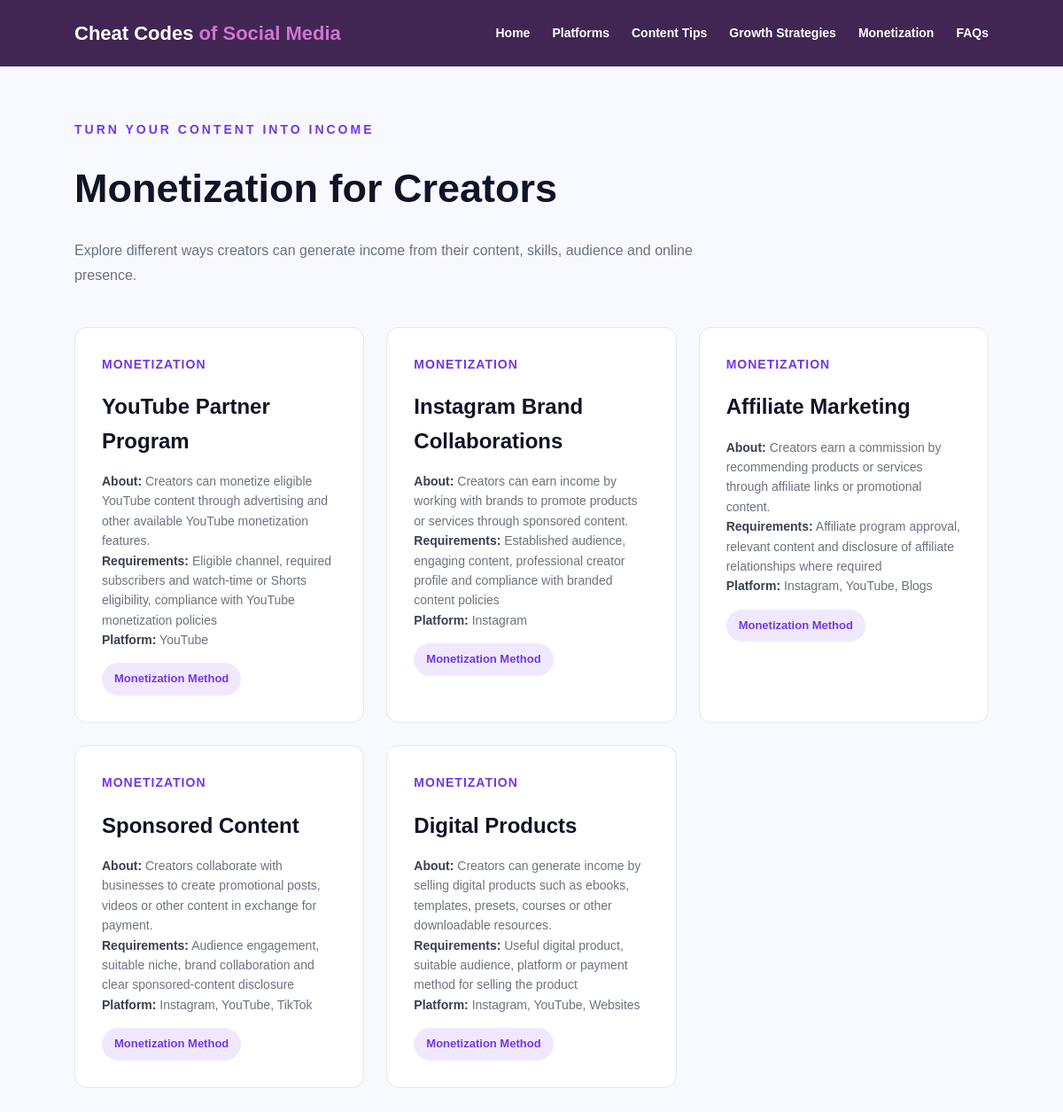
Page /pages/monetization.php on the committed database.
### tables this page shows
CREATE TABLE `monetization_guides` (
  `guide_id` int(11) NOT NULL,
  `method_name` varchar(150) NOT NULL,
  `description` text NOT NULL,
  `requirements` text NOT NULL,
  `platform` varchar(100) NOT NULL,
  `source` varchar(255) NOT NULL,
  `last_updated` date NOT NULL
);

### pages/monetization.php (the view, shortened to what this page needs)
<?php
require_once "../config/database.php";
$sql = "SELECT * FROM monetization_guides ORDER BY guide_id";
$result = mysqli_query($conn, $sql);
?>
<!DOCTYPE html>
<html lang="en">
<head>
    <link rel="stylesheet" href="../css/style.css">
</head>
<body>
    <header class="navbar">
        <div class="logo">
            Cheat Codes <span>of Social Media</span>
        </div>
        <nav class="nav-links">
            <a href="../index.php">Home</a>
            <a href="platforms.php">Platforms</a>
            <a href="creator_tips.php">Content Tips</a>
            <a href="growth_strategies.php">Growth Strategies</a>
            <a href="monetization.php">Monetization</a>
            <a href="faqs.php">FAQs</a>
        </nav>
    </header>
    <main class="monetization-page">
        <div class="monetization-intro">
            <div class="eyebrow">
                TURN YOUR CONTENT INTO INCOME
            </div>
            <h1>
                Monetization for Creators
            </h1>
            <p>
                Explore different ways creators can generate income
                from their content, skills, audience and online presence.
            </p>
        </div>
        <div class="monetization-grid">
            <?php while ($row = mysqli_fetch_assoc($result)) { ?>
                <div class="monetization-card">
                    <div class="category">
                        MONETIZATION
                    </div>
                    <h2>
                        <?php echo htmlspecialchars($row['method_name']); ?>
                    </h2>
                    <p>
                        <strong>About:</strong>
                        <?php echo htmlspecialchars($row['description']); ?>
                    </p>
                    <p>
                        <strong>Requirements:</strong>
                        <?php echo htmlspecialchars($row['requirements']); ?>
                    </p>
                    <p>
                        <strong>Platform:</strong>
                        <?php echo htmlspecialchars($row['platform']); ?>
                    </p>
                    <a
                        href="<?php echo htmlspecialchars($row['source'], ENT_QUOTES, 'UTF-8'); ?>"
                        class="monetization-tag"
                        target="_blank"
                        rel="noopener noreferrer"
                    >
                        Monetization Method
                    </a>
                </div>
            <?php } ?>
        </div>
    </main>
</body>
</html>

### css/style.css (style rules this page uses)
* { margin: 0; padding: 0; box-sizing: border-box; }
body { font-family: Arial, sans-serif; background: #ffffff; color: #412653; line-height: 1.6; }
.navbar { height: 75px; background: #412653; display: flex; align-items: center; justify-content: space-between; padding: 0 7%; box-shadow: 0 3px 15px rgba(65, 38, 83, 0.18); }
.logo { font-size: 22px; font-weight: bold; color: #ffffff; }
.logo span { color: #D174D2; }
.nav-links { display: flex; gap: 25px; }
.nav-links a { text-decoration: none; color: #ffffff; font-size: 14px; font-weight: 600; transition: 0.2s; }

### pages/monetization.php (style rules this page uses)
.monetization-page { background: #f8f9ff; min-height: 80vh; padding: 60px 7%; }
.monetization-intro { max-width: 750px; margin-bottom: 45px; }
.monetization-intro .eyebrow { color: #7138e8; font-weight: bold; letter-spacing: 3px; font-size: 14px; }
.monetization-intro h1 { font-size: 45px; margin: 20px 0; color: #101426; }
.monetization-intro p { color: #6b7280; font-size: 16px; line-height: 1.7; }
.monetization-grid { display: grid; grid-template-columns: repeat(3, 1fr); gap: 25px; }
.monetization-card { background: white; border: 1px solid #e5e7eb; border-radius: 14px; padding: 30px; transition: 0.3s; }
.monetization-card .category { color: #7138e8; font-weight: bold; letter-spacing: 1px; font-size: 14px; margin-bottom: 18px; }
.monetization-card h2 { color: #101426; margin-bottom: 15px; }
.monetization-card p { color: #6b7280; line-height: 1.6; font-size: 14px; }
.monetization-card strong { color: #374151; }
.monetization-tag { display: inline-block; margin-top: 15px; padding: 8px 14px; border-radius: 20px; background: #f0e8ff; color: #7138e8; font-size: 13px; font-weight: bold; text-decoration: none; cursor: pointer; transition: 0.3s; }

### rows in the picture
monetization_guides: method_name "YouTube Partner Program", description "Creators can monetize eligible YouTube content through advertising and other available YouTube monetization features.", requirements "Eligible channel, required subscribers and watch-time or Shorts eligibility, compliance with YouTube monetization policies", platform "YouTube"
monetization_guides: method_name "Instagram Brand Collaborations", description "Creators can earn income by working with brands to promote products or services through sponsored content.", requirements "Established audience, engaging content, professional creator profile and compliance with branded content policies", platform "Instagram"
monetization_guides: method_name "Affiliate Marketing", description "Creators earn a commission by recommending products or services through affiliate links or promotional content.", requirements "Affiliate program approval, relevant content and disclosure of affiliate relationships where required", platform "Instagram, YouTube, Blogs"
monetization_guides: method_name "Sponsored Content", description "Creators collaborate with businesses to create promotional posts, videos or other content in exchange for payment.", requirements "Audience engagement, suitable niche, brand collaboration and clear sponsored-content disclosure", platform "Instagram, YouTube, TikTok"
monetization_guides: method_name "Digital Products", description "Creators can generate income by selling digital products such as ebooks, templates, presets, courses or other downloadable resources.", requirements "Useful digital product, suitable audience, platform or payment method for selling the product", platform "Instagram, YouTube, Websites"
